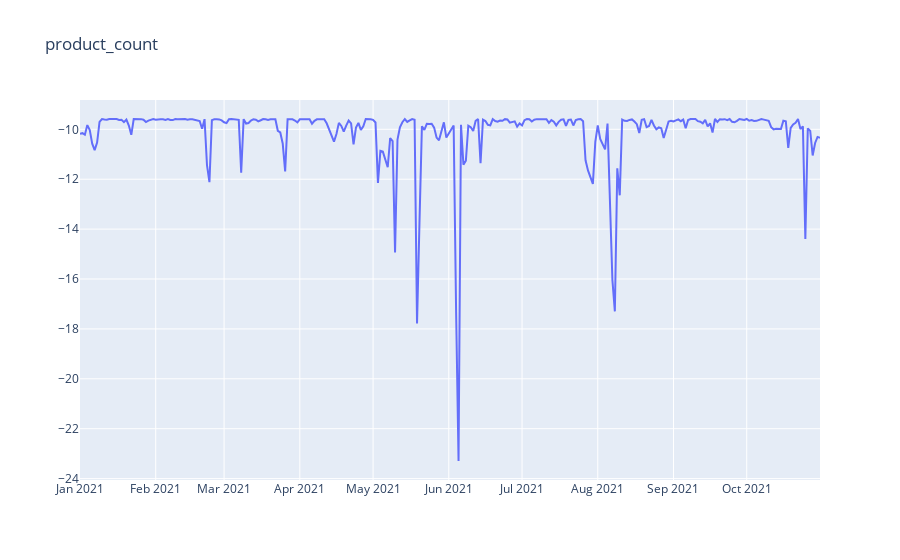
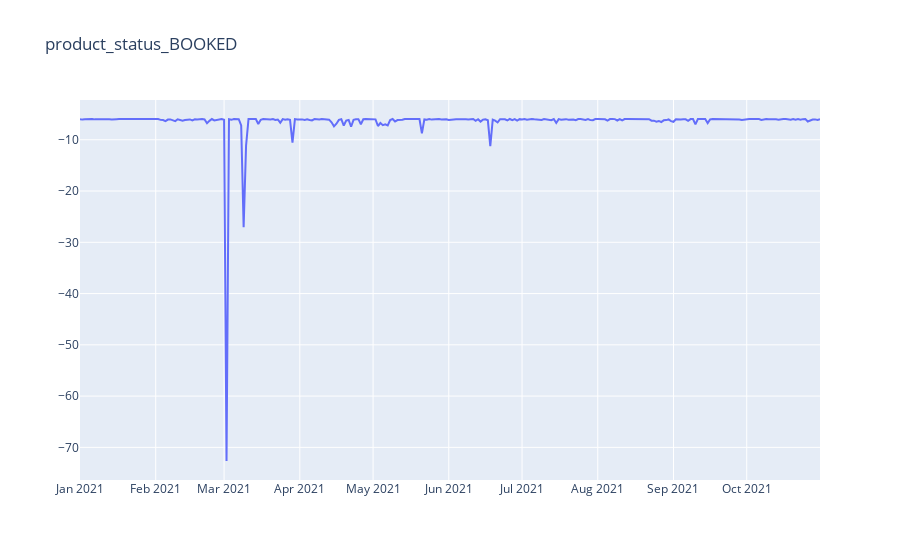
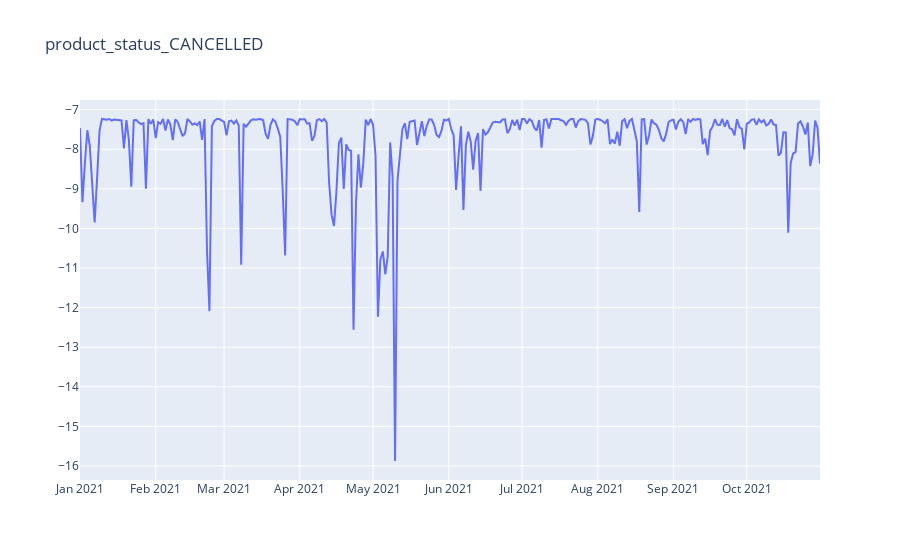

Notebook code for these charts, in order:
### Code cell
for col in columns:
    figure = go.Figure(layout={'title':col})
    figure.add_trace(go.Scatter(x=pred_pc.index, y=loglikelihoods[col], name=f'Loglikelihood {col}'))
    figure.show()

### Figure 1 — Plotly figure (JSON) as saved in the notebook; plotly's stock layout.template omitted (floating-point values rounded to 4 significant figures; data arrays with more than 128 entries replaced by an {"elided": "..."} marker saying what was removed)
{"data": [{"name": "Loglikelihood product_count", "type": "scatter", "x": {"elided": "304 str values"}, "y": {"elided": "304 float values"}}], "layout": {"autosize": true, "title": {"text": "product_count"}, "xaxis": {"autorange": true, "range": ["2021-01-01", "2021-10-31"], "type": "date"}, "yaxis": {"autorange": true, "range": [-24.06, -8.825], "type": "linear"}}}

### Figure 2 — Plotly figure (JSON) as saved in the notebook; plotly's stock layout.template omitted (floating-point values rounded to 4 significant figures; data arrays with more than 128 entries replaced by an {"elided": "..."} marker saying what was removed)
{"data": [{"name": "Loglikelihood product_status_BOOKED", "type": "scatter", "x": {"elided": "304 str values"}, "y": {"elided": "304 float values"}}], "layout": {"autosize": true, "title": {"text": "product_status_BOOKED"}, "xaxis": {"autorange": true, "range": ["2021-01-01", "2021-10-31"], "type": "date"}, "yaxis": {"autorange": true, "range": [-76.37, -2.241], "type": "linear"}}}

### Figure 3 — Plotly figure (JSON) as saved in the notebook; plotly's stock layout.template omitted (floating-point values rounded to 4 significant figures; data arrays with more than 128 entries replaced by an {"elided": "..."} marker saying what was removed)
{"data": [{"name": "Loglikelihood product_status_CANCELLED", "type": "scatter", "x": {"elided": "304 str values"}, "y": {"elided": "304 float values"}}], "layout": {"autosize": true, "title": {"text": "product_status_CANCELLED"}, "xaxis": {"autorange": true, "range": ["2021-01-01", "2021-10-31"], "type": "date"}, "yaxis": {"autorange": true, "range": [-16.35, -6.758], "type": "linear"}}}
